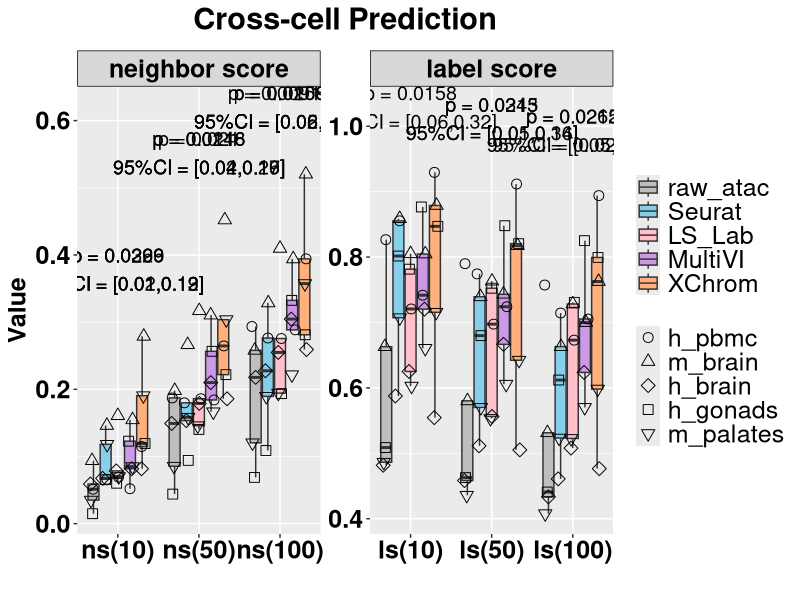
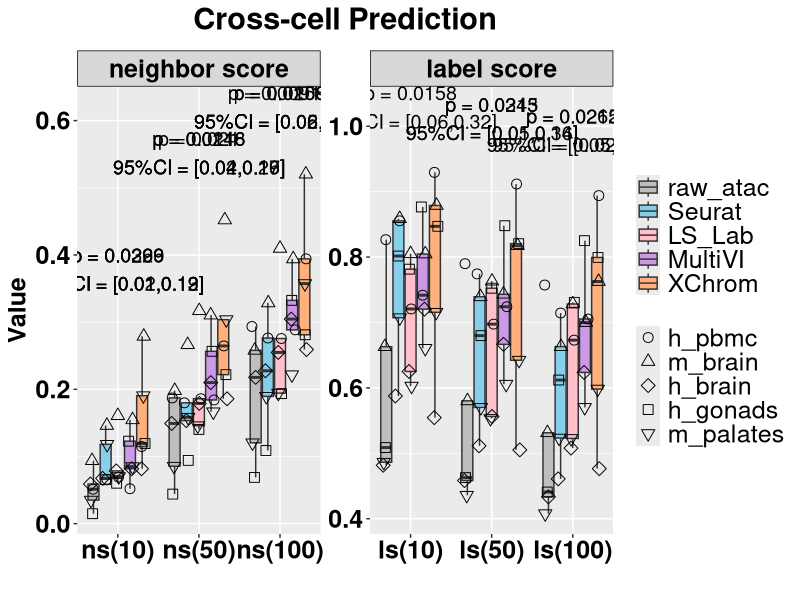

These charts were generated, in order, by the following R code:
library(ggplot2)
library(readr)
library(dplyr)
library(tidyr)
library(purrr)
library(jsonlite)


df <- read_csv('test_r4_intra_method_nsls100.csv')
r=4


# Convert Metric & Method & Dataset to factor and specify the order
df$Metric <- factor(df$Metric, levels = c("ns(10)", "ns(50)", "ns(100)", 
                                          "ls(10)", "ls(50)", "ls(100)"))
df$Method <- factor(df$Method, levels = c('raw_atac',"Seurat", "LS_Lab", "MultiVI", "XChrom"))
df$Dataset<-factor(df$Dataset, levels = c("h_pbmc","m_brain","h_brain",'h_gonads','m_palates'))

######################################
# Add 2 new column to group NS(k=10,50,100) and LS(k=10,50,100),respectively
df <- df %>%
  mutate(MetricType = ifelse(grepl("ns", Metric), "neighbor score", "label score"))%>%
  mutate(MetricType = factor(MetricType, levels = c("neighbor score", "label score")))

# Count each facet type
metric_counts <- df %>%
  group_by(MetricType) %>%
  summarise(count = n(), .groups = "drop")

#################################### facet ######################################
y_pos <- df %>% 
  group_by(Metric) %>% 
  summarise(max_val = max(Value))

# Obtain all the methods that need to be compared (excluding XChrom itself)
other_methods <- unique(df$Method[df$Method != "XChrom"])

# Extract the data of XChrom as the benchmark
xchrom_data <- df %>% 
  filter(Method == "XChrom") %>% 
  select(Dataset, Metric, MetricType, Value_XChrom = Value)

# Generate comparative data
comparison_data <- df %>%
  filter(Method != "XChrom") %>% 
  inner_join(xchrom_data, by = c("Dataset", "Metric", "MetricType")) %>%
  mutate(diff = Value_XChrom - Value)





perform_tests <- function(differences, digits_round = r,
                          exact = FALSE, correct = TRUE) {
  d <- differences[is.finite(differences)]
  if (!is.null(digits_round)) d <- round(d, digits_round)
  
  n <- length(d)
  if (n < 2) return(list(p_value = NA_real_, test_method = "insufficient_n"))
  
  if (sd(d) == 0) {
    if (all(abs(d) < .Machine$double.eps)) {
      return(list(p_value = 1, test_method = "no-diff"))
    } else {
      k <- sum(d > 0); n_nonzero <- sum(d != 0)
      p <- binom.test(k, n_nonzero, p = 0.5, alternative = "two.sided")$p.value
      return(list(p_value = p, test_method = "Sign test (binom)"))
    }
  }
  shapiro_p <- if (n >= 3) {
    tryCatch(shapiro.test(d)$p.value, error = function(e) NA_real_)
  } else NA_real_
  
  if (!is.na(shapiro_p) && shapiro_p > 0.05) {
    p <- t.test(d, mu = 0)$p.value
    return(list(p_value = p, test_method = "paired t-test"))
  } else {
    p <- suppressWarnings(wilcox.test(d,alternative = "two.sided",mu = 0, exact = FALSE, correct = TRUE)$p.value)
    return(list(p_value = p, test_method = "Wilcoxon signed-rank"))
  }
}




# Calculate statistical results
annotation_df <- comparison_data %>%
  group_by(Metric, Method) %>%  # Group by Metric & Method
  summarise(
    mean_diff = mean(diff, na.rm = TRUE),
    se_diff = sd(diff, na.rm = TRUE) / sqrt(n()),
    lower_ci = mean_diff - qt(0.975, df = n()-1) * se_diff,
    upper_ci = mean_diff + qt(0.975, df = n()-1) * se_diff,
    test = list(perform_tests(diff)),
    .groups = "drop"
  ) %>%
  mutate(
    p_value = as.numeric(purrr::map_dbl(test, "p_value")),
    test_method = purrr::map_chr(test, "test_method"),
    p_value_label = ifelse(p_value < 0.05,
                           paste0("p = ", signif(p_value, digits = 3)),
                           NA_character_)
  ) %>%
  # Merge the MetricType and Y-axis position information
  left_join(distinct(df, Metric, MetricType), by = "Metric") %>% 
  left_join(
    df %>% group_by(Metric) %>% summarise(max_val = max(Value)),
    by = "Metric"
  ) %>% 
  mutate(y_position = ifelse(p_value < 0.05, max_val + 0.1, NA_real_))



out <- annotation_df %>%
  mutate(test = map_chr(test, ~ toJSON(.x, auto_unbox = TRUE)))
write_csv(out, paste0('cross-cell_method_nsls','_r',r,"_test.csv"))




ggplot(df, aes(x = Metric, y = Value,)) +
  geom_boxplot(aes(group = interaction(Metric, Method), fill = Method), 
               alpha = 1, outlier.shape = NA) + 
  geom_jitter(
    aes(group = interaction(Metric, Method), shape = Dataset),
    position = position_jitterdodge(
      jitter.width = 0.2,  
      dodge.width = 0.8    
    ),size = 3,alpha = 1,color = "black",#stroke = 0.5
  )+
  scale_fill_manual(values = c('raw_atac' = 'grey', "Seurat" = "skyblue", 'LS_Lab' = "pink",
                               'MultiVI' = '#CC99E6', "XChrom" = "#FFB07C")) + 
  scale_shape_manual(
    values = c(
      "h_pbmc" = 1,   
      "m_brain" = 2,    
      "h_brain" = 5,    
      "h_gonads" = 0,   
      "m_palates" = 6   
    ))+
  scale_x_discrete(expand = expansion(add = c(0.5, 0.5))) +  
  guides(shape = guide_legend(order = 2), fill = guide_legend(order = 1)) + 
  facet_wrap(~MetricType, scales = "free")+
  theme_set(theme_bw())+
  # theme_minimal() +
  theme(
    axis.text.x = element_text(angle = 0, hjust = 0.5, size = 18, face = "bold", color = "black", margin = margin(t =2)),
    axis.text.y = element_text(size = 18, face = "bold", color = "black"),
    axis.title = element_text(size = 18, color = "black", face = "bold"),
    legend.title = element_blank(),
    plot.title = element_text(hjust = 0.5, size = 22, face = "bold",margin = margin(b = 10)),
    legend.text = element_text(size = 18),
    strip.background = element_rect(fill = rgb(0.5, 0.5, 0.5, 0.3),color = "black", size = 0.5), 
    strip.text = element_text(size = 18, face = "bold", color = "black"),  
    strip.text.x = element_text(size = 18, face = "bold",color = "black"), 
  ) +
  labs(title = "Cross-cell Prediction", x = "", y = "Value") +
  geom_text(
    data = annotation_df[annotation_df$p_value<0.05,],
    aes(x = Metric, y = y_position,group = MetricType,  
        label = paste0(p_value_label, "\n95%CI = [",
                       round(lower_ci, 2), ",",
                       round(upper_ci, 2), "]")),
    inherit.aes = FALSE,size = 5,
    color = "black",hjust = 0.5)



ggsave(paste0('cross-cell_method_nsls_r',r,'.pdf'), plot = last_plot(), 
       width = 20, height = 8, units = "in")
